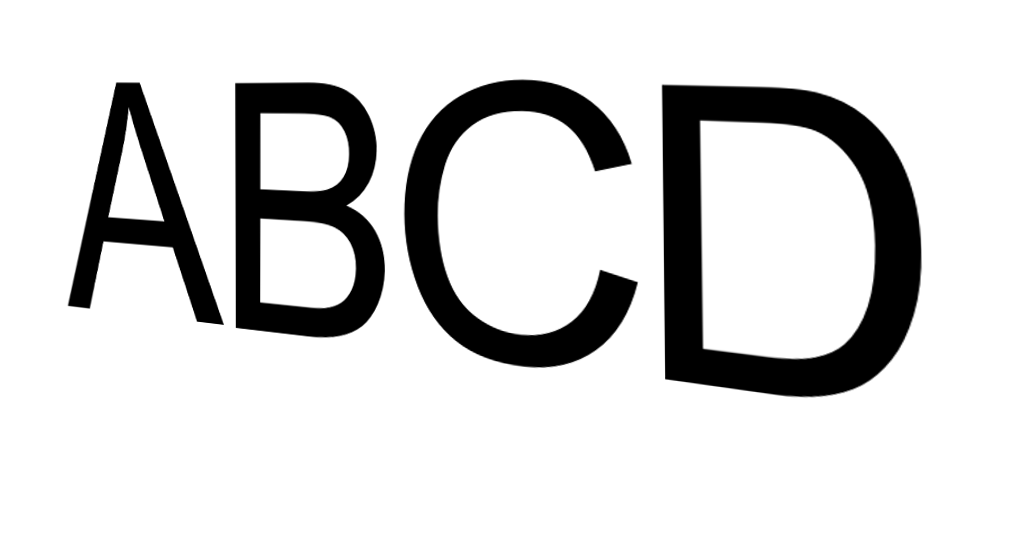
%> input picture test_files/sans_tampered.png, 1010 x 539 px
$ octave sansTampered.m   (GNU Octave 9; MATLAB toolbox functions it lacks are replaced by stand-ins)
%> lines starting %> are read from the running program, lines starting %| are printed output that depends on the picture; in (x1, y1, x2, y2) boxes, pixels count from 0 and x2, y2 are one past the last pixel; in counts of white or black regions, pixels touching at a corner belong together; the program's own positions count from 1
path(path, '../');
photo = rgb2gray(imread('sans_tampered.png'));
%> photo: size 539x1010 uint8; min 0, max 255, mean 214.3
photo = single(im2bw(photo, 0.1) * 255);
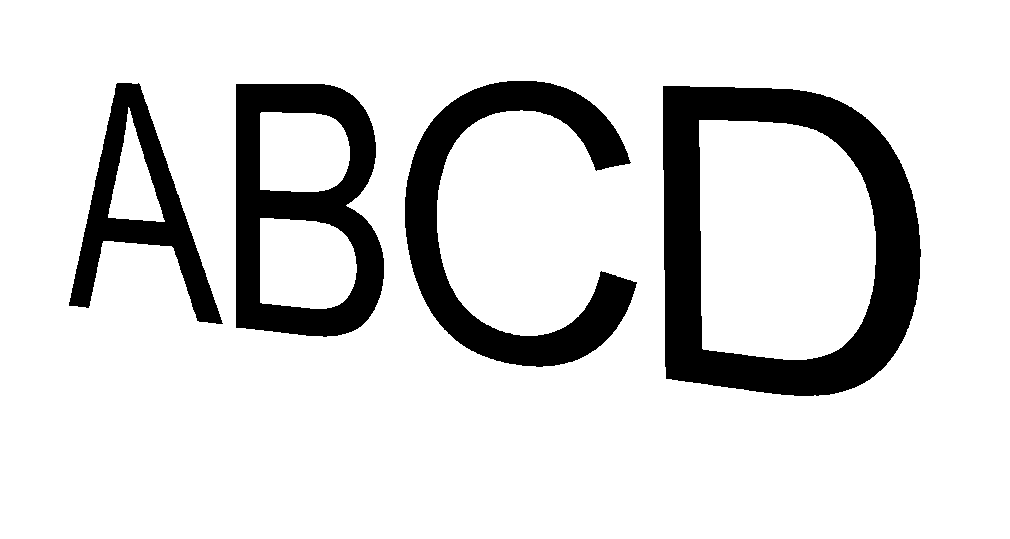
%> photo: size 539x1010 single; 84.8% white; 4 black regions, box (x1, y1, x2, y2) and area: (663, 86, 921, 396) 32954, (405, 81, 637, 367) 19967, (236, 84, 384, 337) 19113, (69, 83, 223, 324) 10896
world = single(rgb2gray(imread('sans_world.png')));
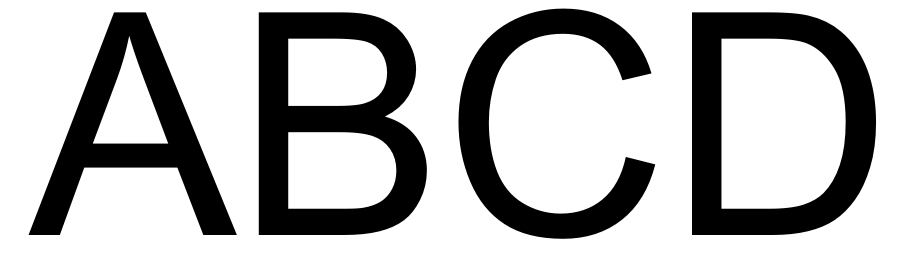
%> input picture test_files/sans_world.png, 913 x 265 px
%> world: size 265x913 single; min 0, max 255, mean 184.3
%> the run ends on the next line

detector = SiftDetector(10);
matcher = SiftMatcher(1.5);
secondMatcher = RansacMatcher(FitnessEvaluator(MatlabHomographyEstimator(), 5), 1000, 15);

authenticityEvaluation;
